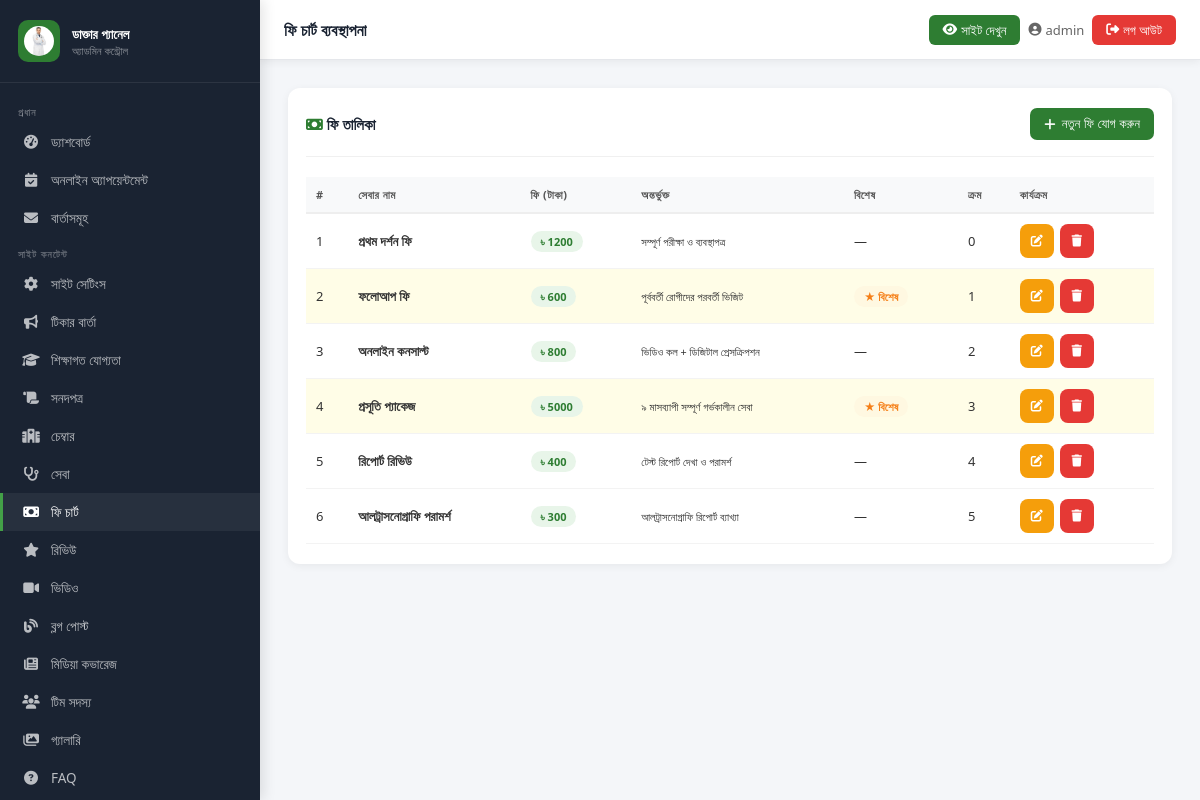
Page /admin-panel/fees/ (signed in) on the earlier database version.
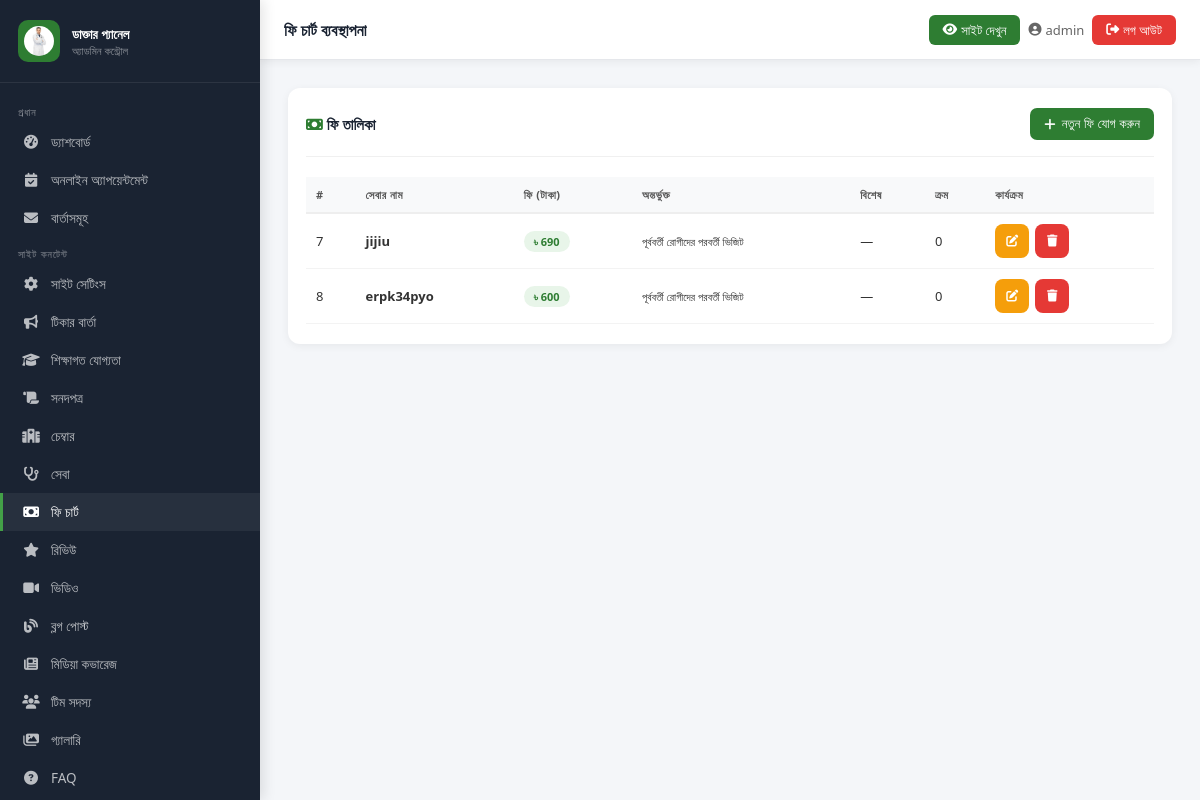
Same page on the later database version.
### core/models.py (models this page shows, shortened)
class SiteSettings(models.Model):
    doctor_name = models.CharField(max_length=200, default='ডাঃ সানজিদা ইসলাম চৌধুরী')
    doctor_name_en = models.CharField(max_length=200, default='Dr. Sanjida Islam Chowdhury')
    specialty = models.CharField(max_length=200, default='গাইনী ও প্রসূতি বিশেষজ্ঞ')
    degrees = models.CharField(max_length=300, default='MBBS · FCPS · MRCOG (UK)')
    short_bio = models.TextField(verbose_name="সংক্ষিপ্ত পরিচয়", default="")
    detailed_bio = models.TextField(verbose_name="বিস্তারিত পরিচয়", default="")
    phone = models.CharField(max_length=20, default='০১৮১১-২২৩৩৪৪')
    phone_raw = models.CharField(max_length=20, default='+8801811223344')
    whatsapp = models.CharField(max_length=20, default='+8801811223344')
    email = models.EmailField(default='dr.sanjida@example.com')
    facebook_url = models.URLField(blank=True, default='https://facebook.com/dr.sanjida.bd')
    youtube_url = models.URLField(blank=True)
    profile_photo = models.ImageField(upload_to='doctor/', blank=True, null=True)
    profile_photo_url = models.URLField(blank=True, default='https://cdn.sasthyaseba.com/doctors/7410/xoWEh5iyzT9wpngIPNnKbQQiN5AnbUCE8y2hJYpv/dr-sanjida-hossain.jpg')
    years_experience = models.IntegerField(default=22)
    successful_deliveries = models.IntegerField(default=8000)
    google_rating = models.DecimalField(max_digits=3, decimal_places=1, default=4.8)
    google_review_count = models.IntegerField(default=650)
    research_papers = models.IntegerField(default=18)
    booking_fee = models.IntegerField(default=300)
    bkash_number = models.CharField(max_length=20, default='০১৮১১-২২৩৩৪৪')
    nagad_number = models.CharField(max_length=20, default='০১৮১১-২২৩৩৪৪')
    rocket_number = models.CharField(max_length=25, default='০১৮১১২২৩৩৪৪৭')
    map_embed_url = models.TextField(default='', blank=True)
    maps_link = models.URLField(blank=True, default='https://maps.google.com/?q=মিরপুর+ঢাকা')
    meta_title = models.CharField(max_length=200, default='ডাঃ সানজিদা ইসলাম চৌধুরী | গাইনী ও প্রসূতি বিশেষজ্ঞ')
    meta_description = models.TextField(blank=True, default='')
    class Meta:
        verbose_name = 'সাইট সেটিংস'
        verbose_name_plural = 'সাইট সেটিংস'
    def get_profile_photo(self):
        if self.profile_photo:
            return self.profile_photo.url
        return self.profile_photo_url

class FeeItem(models.Model):
    service_name = models.CharField(max_length=200)
    fee = models.IntegerField()
    includes = models.CharField(max_length=300)
    is_featured = models.BooleanField(default=False)
    is_active = models.BooleanField(default=True)
    order = models.IntegerField(default=0)
    class Meta:
        ordering = ['order']
        verbose_name = 'ফি তালিকা'

### core/admin_views.py (the view, shortened to what this page needs)
# urls.py: path('fees/', av.manage_fees, name='admin_fees'),
@login_required(login_url='/admin-panel/login/')
def manage_fees(request):
    items = FeeItem.objects.all()
    return render(request, 'admin_panel/fees.html', {'items': items})

### core/context_processors.py (called while the page is built)
def site_settings(request):
    try:
        settings = SiteSettings.objects.first()
        if not settings:
            settings = SiteSettings()
    except Exception:
        settings = SiteSettings()
    return {'site': settings}

### templates/admin_panel/fees.html (shortened to what this page needs)
{% extends "admin_panel/base_admin.html" %}
{% block page_title %}ফি চার্ট ব্যবস্থাপনা{% endblock %}
{% block nav_fees %}active{% endblock %}
{% block content %}
<div class="card">
  <div class="card__header">
    <span class="card__title"><i class="fas fa-money-bill" style="color:#2e7d32"></i> ফি তালিকা</span>
    <button class="btn btn-primary" onclick="openModal('addModal')"><i class="fas fa-plus"></i> নতুন ফি যোগ করুন</button>
  </div>
  <div style="overflow-x:auto">
  <table class="tbl">
    <thead><tr><th>#</th><th>সেবার নাম</th><th>ফি (টাকা)</th><th>অন্তর্ভুক্ত</th><th>বিশেষ</th><th>ক্রম</th><th>কার্যক্রম</th></tr></thead>
    <tbody>
      {% for item in items %}
      <tr {% if item.is_featured %}style="background:#fffde7"{% endif %}>
        <td>{{ item.pk }}</td>
        <td><strong>{{ item.service_name }}</strong></td>
        <td><span class="badge badge-success">৳ {{ item.fee }}</span></td>
        <td><small>{{ item.includes }}</small></td>
        <td>{% if item.is_featured %}<span class="badge badge-warning">★ বিশেষ</span>{% else %}—{% endif %}</td>
        <td>{{ item.order }}</td>
        <td>
          <div class="action-buttons">
            <button class="btn btn-warning btn-sm btn-icon" onclick="openEdit({{ item.pk }},'{{ item.service_name|escapejs }}',{{ item.fee }},'{{ item.includes|escapejs }}',{{ item.is_featured|yesno:'true,false' }},{{ item.order }})"><i class="fas fa-edit"></i></button>
            <form method="POST" style="display:inline" onsubmit="return confirm('মুছবেন?')"><button type="submit" class="btn btn-danger btn-sm btn-icon"><i class="fas fa-trash"></i></button></form>
          </div>
        </td>
      </tr>
      {% empty %}<tr><td colspan="7"><div class="empty-state"><i class="fas fa-money-bill"></i><p>কোনো ফি নেই</p></div></td></tr>
      {% endfor %}
    </tbody>
  </table>
  </div>
</div>
{% endblock %}

### templates/admin_panel/base_admin.html (shortened to what this page needs)
<!DOCTYPE html>
<html lang="bn">
<head>
  <link rel="stylesheet" href="https://cdnjs.cloudflare.com/ajax/libs/font-awesome/6.5.0/css/all.min.css">
  {% load static %}
</head>
<body>
<aside class="sidebar" id="sidebar">
  <div class="sidebar__brand">
    <div class="sidebar__brand-icon"><img src="{{ site.get_profile_photo }}" height="30" width="30" alt="{{ site.doctor_name }}" style="border-radius:50%; object-fit:cover;" /></div>
    <div class="sidebar__brand-text">
      <h3>ডাক্তার প্যানেল</h3>
      <p>অ্যাডমিন কন্ট্রোল</p>
    </div>
  </div>
  <nav class="sidebar__nav">
    <div class="nav-section-label">প্রধান</div>
    <a href="{% url 'admin_dashboard' %}" class="sidebar__link {% block nav_dashboard %}{% endblock %}"><i class="fas fa-tachometer-alt"></i> ড্যাশবোর্ড</a>
    <a href="{% url 'admin_appointments' %}" class="sidebar__link {% block nav_appointments %}{% endblock %}"><i class="fas fa-calendar-check"></i>অনলাইন অ্যাপয়েন্টমেন্ট</a>
    <a href="{% url 'admin_messages' %}" class="sidebar__link {% block nav_messages %}{% endblock %}"><i class="fas fa-envelope"></i> বার্তাসমূহ</a>
    <div class="nav-section-label">সাইট কনটেন্ট</div>
    <a href="{% url 'admin_site_settings' %}" class="sidebar__link {% block nav_settings %}{% endblock %}"><i class="fas fa-cog"></i> সাইট সেটিংস</a>
    <a href="{% url 'admin_tickers' %}" class="sidebar__link {% block nav_tickers %}{% endblock %}"><i class="fas fa-bullhorn"></i> টিকার বার্তা</a>
    <a href="{% url 'admin_qualifications' %}" class="sidebar__link {% block nav_qualifications %}{% endblock %}"><i class="fas fa-graduation-cap"></i> শিক্ষাগত যোগ্যতা</a>
    <a href="{% url 'admin_certificates' %}" class="sidebar__link {% block nav_certificates %}{% endblock %}"><i class="fas fa-scroll"></i> সনদপত্র</a>
    <a href="{% url 'admin_chambers' %}" class="sidebar__link {% block nav_chambers %}{% endblock %}"><i class="fas fa-hospital-alt"></i> চেম্বার</a>
    <a href="{% url 'admin_services' %}" class="sidebar__link {% block nav_services %}{% endblock %}"><i class="fas fa-stethoscope"></i> সেবা</a>
    <a href="{% url 'admin_fees' %}" class="sidebar__link {% block nav_fees %}{% endblock %}"><i class="fas fa-money-bill"></i> ফি চার্ট</a>
    <a href="{% url 'admin_reviews' %}" class="sidebar__link {% block nav_reviews %}{% endblock %}"><i class="fas fa-star"></i> রিভিউ</a>
    <a href="{% url 'admin_videos' %}" class="sidebar__link {% block nav_videos %}{% endblock %}"><i class="fas fa-video"></i> ভিডিও</a>
    <a href="{% url 'admin_blogs' %}" class="sidebar__link {% block nav_blogs %}{% endblock %}"><i class="fas fa-blog"></i> ব্লগ পোস্ট</a>
    <a href="{% url 'admin_media' %}" class="sidebar__link {% block nav_media %}{% endblock %}"><i class="fas fa-newspaper"></i> মিডিয়া কভারেজ</a>
    <a href="{% url 'admin_team' %}" class="sidebar__link {% block nav_team %}{% endblock %}"><i class="fas fa-users"></i> টিম সদস্য</a>
    <a href="{% url 'admin_gallery' %}" class="sidebar__link ">
    <i class="fas fa-images"></i> গ্যালারি
</a>
    <a href="{% url 'admin_faqs' %}" class="sidebar__link {% block nav_faqs %}{% endblock %}"><i class="fas fa-question-circle"></i> FAQ</a>
  </nav>
</aside>
<div class="topbar">
  <div style="display:flex; align-items:center; gap:8px;">
    <span class="topbar__title">{% block page_title %}ড্যাশবোর্ড{% endblock %}</span>
  </div>
  <div class="topbar__right">
    <a href="/" target="_blank" class="view-site-btn"><i class="fas fa-eye"></i> <span class="hide-xs">সাইট দেখুন</span></a>
    <span class="topbar__user"><i class="fas fa-user-circle"></i> <span class="hide-sm">{{ request.user.username }}</span></span>
    <a href="{% url 'admin_logout' %}" class="topbar__logout"><i class="fas fa-sign-out-alt"></i> <span class="hide-xs">লগ আউট</span></a>
  </div>
</div>
<main class="main-content">
  {% block content %}{% endblock %}
</main>
</body>
</html>

Differences in the rows shown:
removed FeeItem: pk "1", service_name "প্রথম দর্শন ফি", fee "1200", includes "সম্পূর্ণ পরীক্ষা ও ব্যবস্থাপত্র", order "0"
removed FeeItem: pk "2", service_name "ফলোআপ ফি", fee "600", includes "পূর্ববর্তী রোগীদের পরবর্তী ভিজিট", is_featured "★ বিশেষ", order "1"
removed FeeItem: pk "3", service_name "অনলাইন কনসাল্ট", fee "800", includes "ভিডিও কল + ডিজিটাল প্রেসক্রিপশন", order "2"
removed FeeItem: pk "4", service_name "প্রসূতি প্যাকেজ", fee "5000", includes "৯ মাসব্যাপী সম্পূর্ণ গর্ভকালীন সেবা", is_featured "★ বিশেষ", order "3"
removed FeeItem: pk "5", service_name "রিপোর্ট রিভিউ", fee "400", includes "টেস্ট রিপোর্ট দেখা ও পরামর্শ", order "4"
removed FeeItem: pk "6", service_name "আলট্রাসনোগ্রাফি পরামর্শ", fee "300", includes "আলট্রাসনোগ্রাফি রিপোর্ট ব্যাখ্যা", order "5"
added FeeItem: pk "7", service_name "jijiu", fee "690", includes "পূর্ববর্তী রোগীদের পরবর্তী ভিজিট", order "0"
added FeeItem: pk "8", service_name "erpk34pyo", fee "600", includes "পূর্ববর্তী রোগীদের পরবর্তী ভিজিট", order "0"
